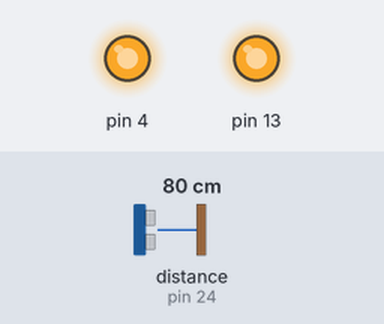
Simulated run of this sketch. Board: Arduino Mega 2560, built with avr-gcc and run on an emulated ATmega2560. Shown: output pins drawn as LEDs (lit = HIGH). Wiring (inferred from the names in the program): ultrasonic range finder: trigger pin 22; echo pin 24. Inputs (shaded band) come from the test bench; at power-on: distance to the obstacle (sensor on pin 24) 80 cm. The echo pulse lasts 58.3 µs per cm; pins used as bus, display or sensor lines are not drawn; what the sketch prints to the serial monitor is not drawn.

Above: at 1.2 s.
1.3 s: distance to the obstacle (sensor on pin 24) set to 18 cm
At 2.8 s:
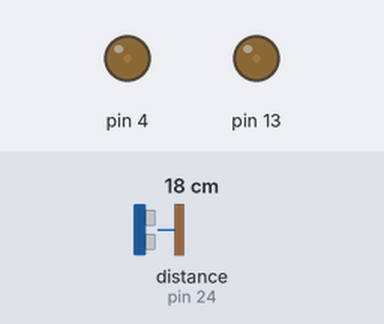
4.3 s: distance to the obstacle (sensor on pin 24) set to 35 cm
At 5.5 s:
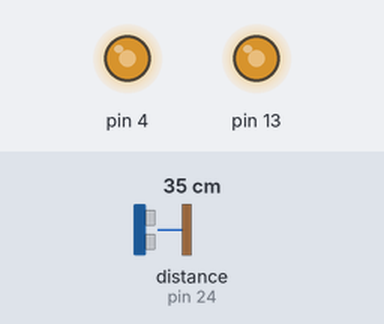
5.8 s: distance to the obstacle (sensor on pin 24) set to 27 cm
At 6.8 s:
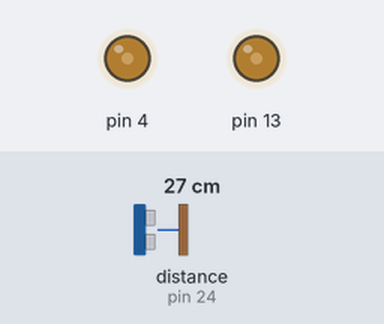
7.3 s: distance to the obstacle (sensor on pin 24) set to 2 cm
At 7.9 s:
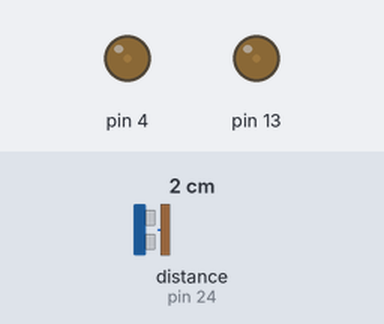
8.8 s: distance to the obstacle (sensor on pin 24) set to 60 cm
At 10.2 s:
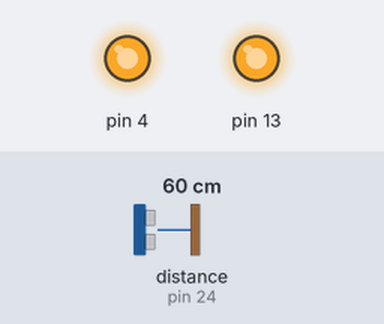
Timing chart, 0 to 11.3 s (numbered marks = the images above; inputs shaded):
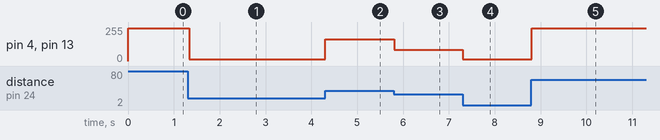

The sketch:

Front_Wall_Tracking.ino
```cpp
int rightmotorspeed=0;
int leftmotorspeed=0;
int rbs=125,lbs=125;
long distance1=0;
int kp=10;
int ki=0.5;

#define trigPin 22
#define echoPin 24


void setup() {
  Serial.begin (9600);
  pinMode(trigPin, OUTPUT);
  pinMode(echoPin, INPUT);
  //delay(1000); //For testing
}

void loop() {
  long duration1;
  digitalWrite(trigPin, LOW);  // Added this line
  delayMicroseconds(2); // Added this line
  digitalWrite(trigPin, HIGH);
  delayMicroseconds(10); // Added this line
  digitalWrite(trigPin, LOW);
  duration1 = pulseIn(echoPin, HIGH);
  distance1 = (duration1/2) / 29.1;
pid();


  Serial.println(distance1);
 }
 void pid()
 {
  int setpoint=30;
  int currentposition=distance1;
  int error;
  int sped;
  int k;
  k=k+1;
  int E;
  E=E+error*k;
  error=currentposition-setpoint;
if(E>12)
E=12;
if(E<-12)
E=-12;

  sped= kp*error + ki*E;

  rightmotorspeed=rbs+sped;
  leftmotorspeed=lbs+sped;

     if(rightmotorspeed>=245)
  rightmotorspeed=245;
    if(leftmotorspeed>=245)
  leftmotorspeed=245;
    if(rightmotorspeed<=0)
  rightmotorspeed=15;
    if(leftmotorspeed<=0)
  leftmotorspeed=15;


  analogWrite(13,rightmotorspeed);
  analogWrite(4,leftmotorspeed);
  }
```

Measured:
- after the input at 1.3 s, pin 4, pin 13: 245/255 → 15/255 at once
- after the input at 4.3 s, pin 4, pin 13: 15/255 → 165/255 at once
- after the input at 5.8 s, pin 4, pin 13: 165/255 → 85/255 at once
- after the input at 7.3 s, pin 4, pin 13: 85/255 → 15/255 at once
- after the input at 8.8 s, pin 4, pin 13: 15/255 → 245/255 at once
